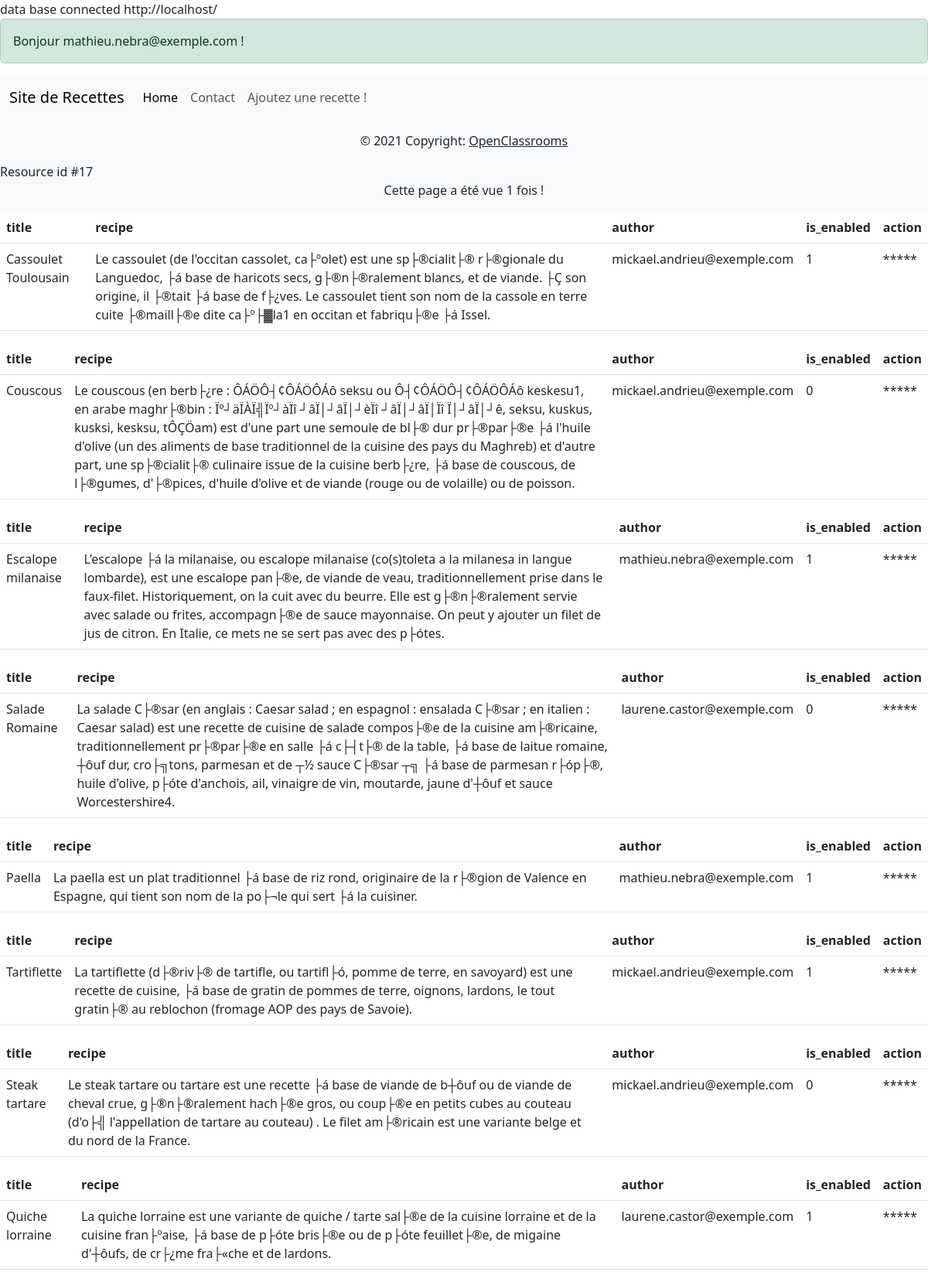
The page /home.php (signed in) on the database its author committed.
### tables this page shows
CREATE TABLE `recipes` (
  `recipe_id` int(11) NOT NULL,
  `title` varchar(128) NOT NULL,
  `recipe` text NOT NULL,
  `is_enabled` tinyint(1) NOT NULL,
  `author` varchar(512) NOT NULL
);

### home.php (the view, shortened to what this page needs)
<!DOCTYPE html>
<html>
<head>
    <link href="dist/css/bootstrap.min.css" rel="stylesheet">
</head>
<body class="d-flex flex-column min-vh-100">
    <?php include_once 'header.php';?>
    <?php include_once 'footer.php';?>
   <?php
   $sth = $mysqlClient->prepare("SELECT * FROM recipes");
   $sth->execute();
   $result = $sth->fetchAll();
    foreach ($result as $key => $value) {  ?>
        <table class="table">
  <thead>
    <tr>
      <th scope="col">title</th>
      <th scope="col">recipe</th>
      <th scope="col">author</th>
      <th scope="col">is_enabled</th>
      <th scope="col">action</th>
    </tr>
  </thead>
  <tbody>
    <tr>
      <td> <?php  echo"$value[title]" ?>  </td>
      <td>   <?php  echo"$value[recipe]" ?> </td>
      <td> <?php  echo"$value[author]" ?></td>
      <td> <?php  echo"$value[is_enabled]" ?></td>
      <td> <?php  echo"*****" ?></td>
    </tr>
  </tbody>
</table>
<?php  }?>
</body>
</html>

### rows shown on the page
recipes: title "Cassoulet Toulousain", recipe "Le cassoulet (de l'occitan cassolet, ca├ºolet) est une sp├®cialit├® r├®gionale du Languedoc, ├á base de haricots secs, g├®n├®ralement blancs, et de viande. ├Ç son origine, il ├®tait ├á base de f├¿ves. Le cassoulet tient son nom de la cassole en terre cuite ├®maill├®e dite ca├º├▓la1 en occitan et fabriqu├®e ├á Issel.", author "mickael.andrieu@exemple.com", is_enabled "1"
recipes: title "Couscous", recipe "Le couscous (en berb├¿re : ÔÁÖÔ┤¢ÔÁÖÔÁô seksu ou Ô┤¢ÔÁÖÔ┤¢ÔÁÖÔÁô keskesu1, en arabe maghr├®bin : Ïº┘äÏÀÏ╣Ïº┘àÏî ┘âÏ│┘âÏ│┘èÏî ┘âÏ│┘âÏ│Ïî Ï│┘âÏ│┘ê, seksu, kuskus, kusksi, kesksu, tÔÇÖam) est d'une part une semoule de bl├® dur pr├®par├®e ├á l'huile d'olive (un des aliments de base traditionnel de la cuisine des pays du Maghreb) et d'autre part, une sp├®cialit├® culinaire issue de la cuisine berb├¿re, ├á base de couscous, de l├®gumes, d'├®pices, d'huile d'olive et de viande (rouge ou de volaille) ou de poisson.", author "mickael.andrieu@exemple.com", is_enabled "0"
recipes: title "Escalope milanaise", recipe "L'escalope ├á la milanaise, ou escalope milanaise (co(s)toleta a la milanesa in langue lombarde), est une escalope pan├®e, de viande de veau, traditionnellement prise dans le faux-filet. Historiquement, on la cuit avec du beurre. Elle est g├®n├®ralement servie avec salade ou frites, accompagn├®e de sauce mayonnaise. On peut y ajouter un filet de jus de citron. En Italie, ce mets ne se sert pas avec des p├ótes.", author "mathieu.nebra@exemple.com", is_enabled "1"
recipes: title "Salade Romaine", recipe "La salade C├®sar (en anglais : Caesar salad ; en espagnol : ensalada C├®sar ; en italien : Caesar salad) est une recette de cuisine de salade compos├®e de la cuisine am├®ricaine, traditionnellement pr├®par├®e en salle ├á c├┤t├® de la table, ├á base de laitue romaine, ┼ôuf dur, cro├╗tons, parmesan et de ┬½ sauce C├®sar ┬╗ ├á base de parmesan r├óp├®, huile d'olive, p├óte d'anchois, ail, vinaigre de vin, moutarde, jaune d'┼ôuf et sauce Worcestershire4.", author "laurene.castor@exemple.com", is_enabled "0"
recipes: title "Paella", recipe "La paella est un plat traditionnel ├á base de riz rond, originaire de la r├®gion de Valence en Espagne, qui tient son nom de la po├¬le qui sert ├á la cuisiner.", author "mathieu.nebra@exemple.com", is_enabled "1"
recipes: title "Tartiflette", recipe "La tartiflette (d├®riv├® de tartifle, ou tartifl├ó, pomme de terre, en savoyard) est une recette de cuisine, ├á base de gratin de pommes de terre, oignons, lardons, le tout gratin├® au reblochon (fromage AOP des pays de Savoie).", author "mickael.andrieu@exemple.com", is_enabled "1"
recipes: title "Steak tartare", recipe "Le steak tartare ou tartare est une recette ├á base de viande de b┼ôuf ou de viande de cheval crue, g├®n├®ralement hach├®e gros, ou coup├®e en petits cubes au couteau (d'o├╣ l'appellation de tartare au couteau) . Le filet am├®ricain est une variante belge et du nord de la France.", author "mickael.andrieu@exemple.com", is_enabled "0"
recipes: title "Quiche lorraine", recipe "La quiche lorraine est une variante de quiche / tarte sal├®e de la cuisine lorraine et de la cuisine fran├ºaise, ├á base de p├óte bris├®e ou de p├óte feuillet├®e, de migaine d'┼ôufs, de cr├¿me fra├«che et de lardons.", author "laurene.castor@exemple.com", is_enabled "1"

### other values the page prints
$loggedUser['email'] "mathieu.nebra@exemple.com"
$monfichier "Resource id #17"
$pages_vues "1"
